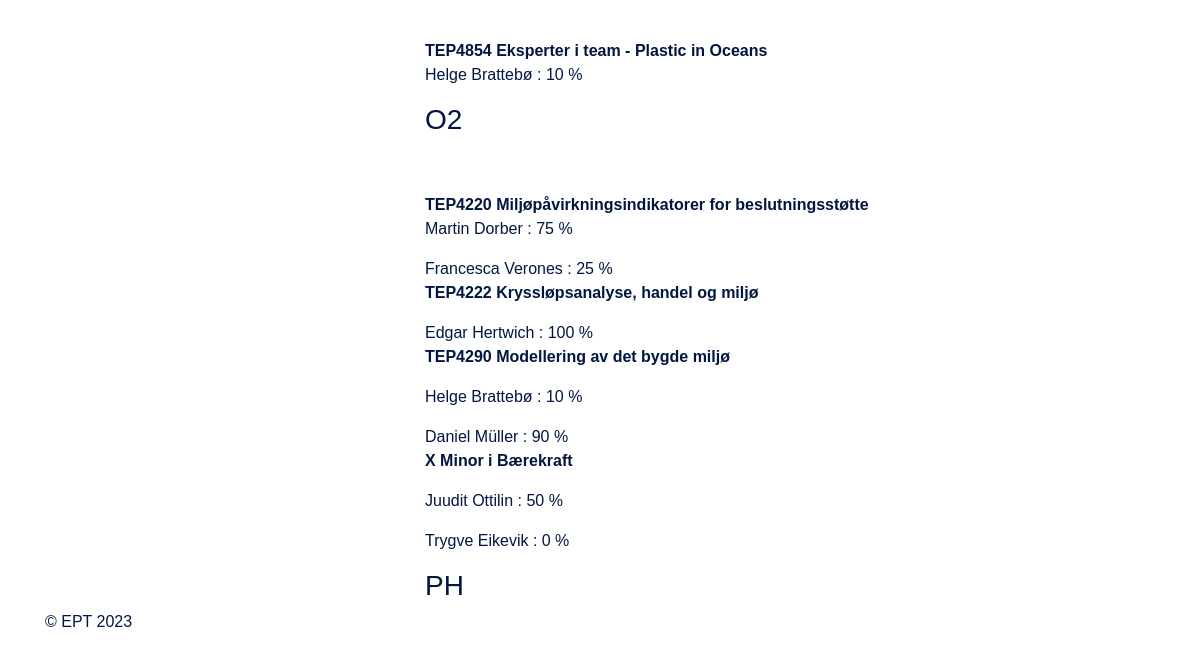
/courseperson_i/ (lower part), run on an earlier commit of the app's database.
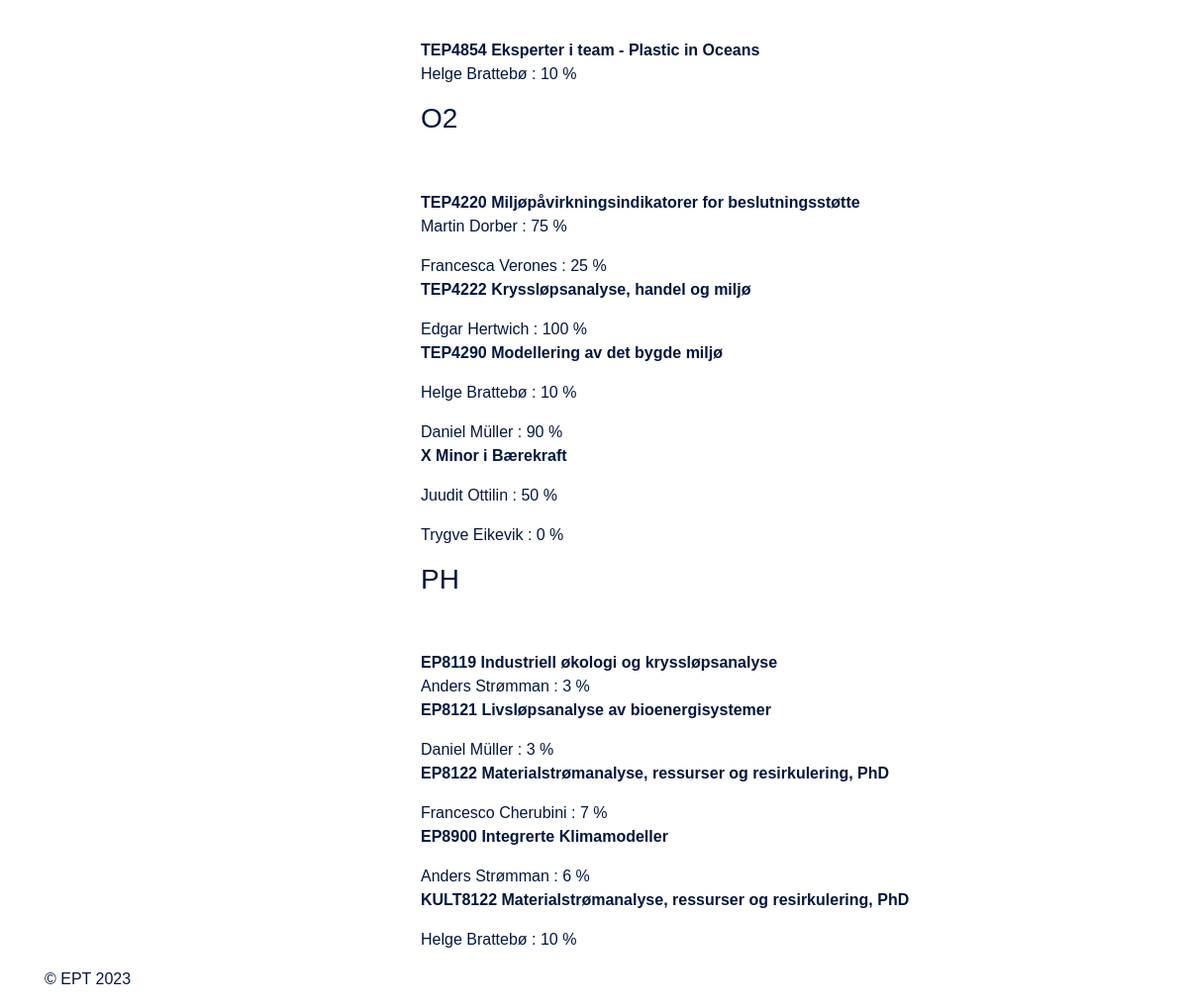
And on a later commit of the database.
### app_teaching/models.py (models this page shows, shortened)
class PersonCourse(models.Model):
    person = models.ForeignKey(Person,on_delete=models.CASCADE)
    course = models.ForeignKey(Course,on_delete=models.CASCADE)
    amount = models.IntegerField()

class Course(models.Model):
    course_id = models.CharField(
        unique=True,
        null=False,
        blank=False,
        max_length=50
    )
    name= models.CharField(
        null=False,
        blank=False,
        max_length=200
    )
    type = models.CharField(choices = course_type_choices,
                            max_length=3,
                            default='-')
    group = models.CharField(choices = course_group_choices,
                            max_length=3,
                            default='-')
    semester = models.CharField(choices = semester_type_choices,
                            max_length=2,
                            default='-')
    studiepoeng = models.CharField(choices = studiepoeng_choices,
                            max_length=4,default='-'
                            )
    nb_student = models.IntegerField(
        null = True,
    )
    nb_vit= models.IntegerField(
        null = True,
    )
    nb_stud_ass= models.IntegerField(
        null = True,
    )
    def __str__(self):
        return self.course_id + ' ' + self.name

class Person(models.Model):
    first_name = models.CharField(
        unique=False,
        null=False,
        blank=False,
        max_length=50
    )
    middle_name = models.CharField(
        unique=False,
        null=True,
        blank=True,
        max_length=50
    )
    last_name = models.CharField(
        unique=False,
        null=False,
        blank=False,
        max_length=50
    )
    position = models.CharField (null = False,blank=False,choices = role_choices,
                            max_length=3,default='-')
    groupe = models.CharField (null = False,blank=False,choices = groupe_choices,
                            max_length=3,default='-')
    courses = models.ManyToManyField(
        Course,
        null = True,
        related_name='courses'
    )
    activities = models.ManyToManyField(
        Position_Activity,
        related_name='activities'
    )
    def __str__(self):
        return self.first_name + ' ' + self.last_name

### app_teaching/views.py (the view)
# urls.py: path('courseperson_i/', views.courseperson_i, name = 'courseperson_i'),
def courseperson_i(request):
    all_courses_indecol =PersonCourse.objects.all()
    return render(request,'courseperson_i.html',{'coursepersons': all_courses_indecol})

### app_teaching/templates/courseperson_i.html (shortened to what this page needs)
{% extends 'base.html' %}
{%block content%}
<h2>Semester H</h1><br>
<h2>Semester V</h1>
    <ul class = "list-group">
    {%for a in  coursepersons%}{%if a.course.type == 'O1' %}{%if a.course.group == 'i' %}{%if a.course.semester == 'V'%} {% ifchanged  %}<b><br>{{a.course}}</b>{% endifchanged %}
    <p>{{a.person}} : {{a.amount}} %
    {%endif%}{%endif%}{%endif%}{%endfor%}
    </ul>
    <h3>O2</h3>
    <ul class = "list-group">
    {%for a in  coursepersons%}{%if a.course.type == 'O2' %}{%if a.course.group == 'i' %}{%if a.course.semester == 'V'%} {% ifchanged  %}<b><br>{{a.course}}</b>{% endifchanged %}
    <p>{{a.person}} : {{a.amount}} %
    {%endif%}{%endif%}{%endif%}{%endfor%}
    </ul>
    <h3>PH</h3>
    <ul class = "list-group">
    {%for a in  coursepersons%}{%if a.course.type == 'PH' %}{%if a.course.group == 'i' %}{%if a.course.semester == 'V'%} {% ifchanged  %}<b><br>{{a.course}}</b>{% endifchanged %}
    <p>{{a.person}} : {{a.amount}} %
    {%endif%}{%endif%}{%endif%}{%endfor%}
    </ul>
{%endblock content%}

### app_teaching/templates/base.html (shortened to what this page needs)
{% load static %}
<html>
<head>
    <link rel="stylesheet" href="{% static 'res/css/theme.css' %}" />
</head>
<body>
    <main role="main">
        <div class="container">
            <div class="row">
                <div class="col-md-4">
                </div>
                <div class="col-md-8">
                    {% block content %}{% endblock content %}
                </div>
            </div>
        </div>
    </main>
    <footer class="container">
        <p>&copy; EPT 2023</p>
    </footer>
</body>
</html>

What changed in the data, as far as the page shows it:
added PersonCourse: course "EP8119 Industriell økologi og kryssløpsanalyse", person "Anders Strømman", amount "3", shown under "PH"
added PersonCourse: course "EP8121 Livsløpsanalyse av bioenergisystemer", person "Daniel Müller", amount "3", shown under "PH"
added PersonCourse: course "EP8122 Materialstrømanalyse, ressurser og resirkulering, PhD", person "Francesco Cherubini", amount "7", shown under "PH"
added PersonCourse: course "EP8900 Integrerte Klimamodeller", person "Anders Strømman", amount "6", shown under "PH"
added PersonCourse: course "KULT8122 Materialstrømanalyse, ressurser og resirkulering, PhD", person "Helge Brattebø", amount "10", shown under "PH"
